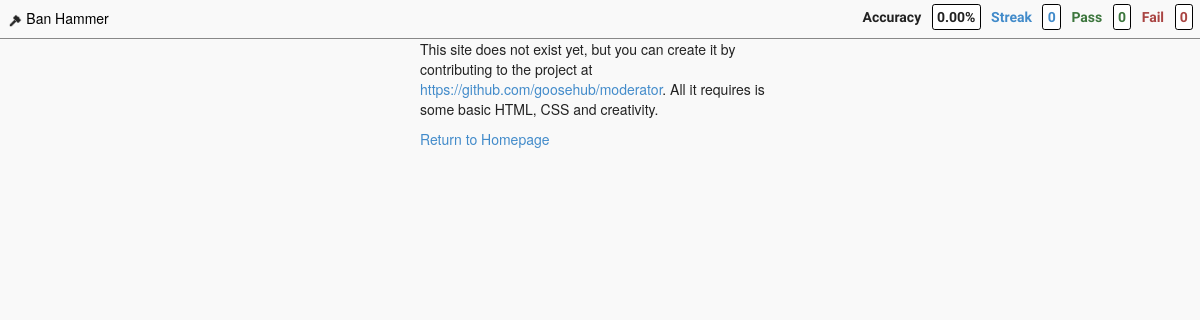
Page /site/default/queue on the earlier database version.
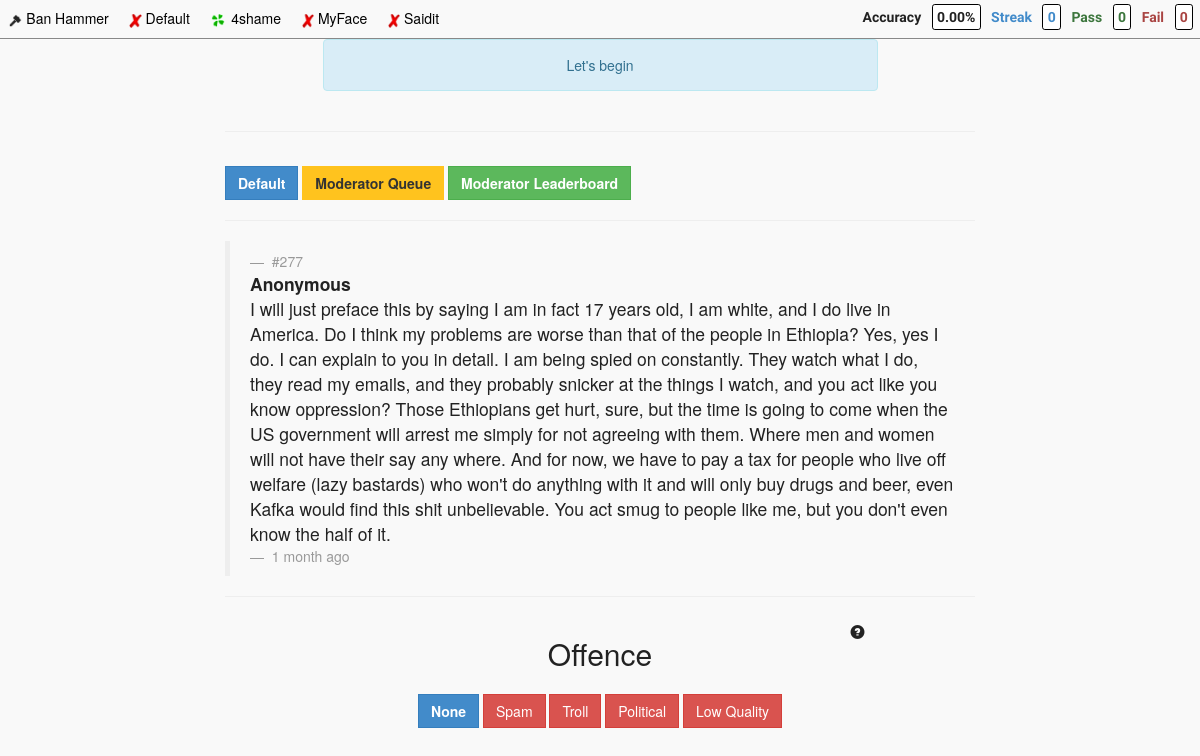
Same page on the later database version.
### tables this page shows
CREATE TABLE `site` (
  `id` int(10) UNSIGNED NOT NULL,
  `slug` varchar(100) NOT NULL,
  `name` varchar(100) NOT NULL,
  `active` int(1) UNSIGNED NOT NULL,
  `accuracy_minimum` int(10) UNSIGNED NOT NULL,
  `anonymous_flag` int(1) NOT NULL,
  `sort` int(10) UNSIGNED NOT NULL,
  `created` timestamp NOT NULL DEFAULT CURRENT_TIMESTAMP
);

CREATE TABLE `post` (
  `id` int(10) UNSIGNED NOT NULL,
  `username` varchar(100) NOT NULL,
  `ip` varchar(100) NOT NULL,
  `content` text NOT NULL,
  `image` varchar(100) NOT NULL,
  `offence_key` int(10) UNSIGNED NOT NULL,
  `real_report` int(10) UNSIGNED NOT NULL DEFAULT '0',
  `site_key` int(10) NOT NULL,
  `account_key` int(10) NOT NULL,
  `confidence` int(10) UNSIGNED NOT NULL,
  `severity_sum` int(10) UNSIGNED NOT NULL DEFAULT '0',
  `review_tally` int(10) UNSIGNED NOT NULL DEFAULT '0',
  `last_reviewed` varchar(100) NOT NULL,
  `created` timestamp NOT NULL DEFAULT CURRENT_TIMESTAMP
);

CREATE TABLE `enforcement` (
  `id` int(10) UNSIGNED NOT NULL,
  `site_key` int(10) NOT NULL,
  `offence_key` int(10) NOT NULL,
  `created` timestamp NOT NULL DEFAULT CURRENT_TIMESTAMP
);

CREATE TABLE `offence` (
  `id` int(10) UNSIGNED NOT NULL,
  `slug` varchar(100) NOT NULL,
  `sort` int(10) UNSIGNED NOT NULL,
  `created` timestamp NOT NULL DEFAULT CURRENT_TIMESTAMP ON UPDATE CURRENT_TIMESTAMP
);

### application/controllers/Main.php (called while the page is built, shortened)
<?php
class Main extends CI_Controller {
    function __construct()
    {
        $this->load->model('main_model', '', TRUE);
        $this->load->model('user_model', '', TRUE);
        $this->data['active_sites'] = $this->main_model->get_active_sites();
        $this->data['user'] = $this->get_user_by_session();
        $this->data['real_report'] = false;
        $this->data['current_site']['name'] = 'Overall';
        $this->data['current_site']['slug'] = 'default';
        $this->data['login_reminder_point'] = 30;
        $this->data['hours_between_reviews'] = 24;
        $this->data['suggest_account_at'] = 30;
        $this->data['leaderboard_minimum'] = 30;
        if (is_dev()) {
            $this->data['leaderboard_minimum'] = 10;
        }
    }
    public function queue($slug)
    {
        $data = $this->data;
        $data['current_site'] = $this->main_model->get_current_site($slug);
        if (empty($data['current_site']) || !$data['current_site']['active']) {
            $this->page('site_not_found');
            return false;
        }
        $ip = $_SERVER['REMOTE_ADDR'];
        $data['post'] = $this->main_model->get_post_for_queue($data['current_site']['id'], $ip, $this->data['hours_between_reviews']);
        if ($data['post']) {
            $data['post']['time_ago'] = get_time_ago(strtotime($data['post']['created']));
        }
        $data['offences'] = $this->main_model->get_offences_by_site($data['current_site']['id']);
        $data['actions'] = $this->main_model->get_actions();
        $data['page_title'] = $slug . ' Moderator Queue';
        $data['slug'] = $slug;
        $this->load->view('templates/header', $data);
        $this->load->view('toolbar', $data);
        $this->load->view('sites/' . $slug . '/style', $data);
        $this->load->view('queue_result', $data);
        $this->load->view('sites/' . $slug . '/queue', $data);
        $this->load->view('queue_form', $data);
        $this->load->view('templates/scripts', $data);
        $this->load->view('sites/' . $slug . '/script', $data);
        $this->load->view('templates/footer', $data);
    }
    public function get_user_by_session()
    {
        $user = $this->session->userdata('user');
        if (empty($user)) {
            $sess_array = array(
                'id' => 0,
                'username' => 'Anonymous',
                'logged_in' => false,
                'current_account' => array(
                    'id' => 0,
                    'pass' => 0,
                    'fail' => 0,
                    'streak' => 0,
                    'total' => 0,
                ),
            );
            $this->session->set_userdata('user', $sess_array);
            $user = $this->session->userdata('user');
        }
        $user['accuracy'] = accuracy_calculator($user['current_account']['pass'], $user['current_account']['fail']);
        return $user;
    }
    public function page($slug)
    {
        $data = $this->data;
        $data['page_title'] = deslug($slug);
        $this->load->view('templates/header', $data);
        $this->load->view('toolbar', $data);
        $this->load->view('pages/' . $slug, $data);
        $this->load->view('templates/scripts', $data);
        $this->load->view('templates/footer', $data);
    }
}

### index.php (called while the page is built, shortened)
<?php
require_once BASEPATH.'core/CodeIgniter.php';

### application/models/Main_model.php (called while the page is built, shortened)
<?php
Class main_model extends CI_Model
{
    function get_active_sites()
    {
        $this->db->select('*');
        $this->db->from('site');
        $this->db->where('active', 1);
        $query = $this->db->get();
        $result = $query->result_array();
        return $result;
    }
    function get_current_site($slug)
    {
        $this->db->select('*');
        $this->db->from('site');
        $this->db->where('slug', $slug);
        $query = $this->db->get();
        $result = $query->result_array();
        return isset($result[0]) ? $result[0] : false;
    }
    function get_post_for_queue($site_key, $ip, $hours_between_reviews)
    {
        $site_key = mysqli_real_escape_string(get_mysqli(), $site_key);
        $ip = mysqli_real_escape_string(get_mysqli(), $ip);
        $raw_query = "
        SELECT `post`.id, `post`.username, `post`.content, `post`.created
        FROM `post`
        WHERE `post`.`site_key` = " . $site_key . "
        AND NOT EXISTS (
            SELECT *
            FROM `review`
            WHERE `post_key` = `post`.`id`
            AND `ip` = '" . $ip . "'
            AND `review`.`created` > timestampadd(hour, -" . $hours_between_reviews . ", now())
        )
        ORDER BY RAND()
        LIMIT 1;
        ";
        $query = $this->db->query($raw_query);
        $result = $query->result_array();
        return isset($result[0]) ? $result[0] : false;
    }
    function get_offences_by_site($site_key)
    {
        $this->db->select('*');
        $this->db->from('enforcement');
        $this->db->join('offence', 'enforcement.offence_key = offence.id', 'left');
        $this->db->where('site_key', $site_key);
        $this->db->order_by('offence.sort', 'ASC');
        $query = $this->db->get();
        $result = $query->result_array();
        return $result;
    }
    function get_actions()
    {
        $this->db->select('*');
        $this->db->from('action');
        $this->db->where('active', 1);
        $this->db->order_by('sort', 'ASC');
        $query = $this->db->get();
        $result = $query->result_array();
        return $result;
    }
}
?>

### application/config/autoload.php (called while the page is built, shortened)
<?php
function deslug($string) {
    return ucwords(str_replace('_', ' ', $string));
}
function html_clean($string)
{
    $string = htmlspecialchars($string, ENT_QUOTES, config_item('charset'), TRUE);
    $string = nl2br($string);
    return $string;
}

### application/config/database.php (called while the page is built, shortened)
<?php
function get_mysqli() {$db = (array)get_instance()->db;
    return mysqli_connect('localhost', $db['username'], $db['password'], $db['database']);
}

### application/views/queue_form.php (the view, shortened to what the changed rows need)
<div class="container text-center">
    <div class="row">
        <div class="col-md-6 col-md-push-3">
            <?php if ($post) { ?>
            <form id="queue_form" action="<?=base_url()?>site/<?php echo $slug; ?>/new_review" method="post">
                <div id="offence_parent">
                    <div class="row">
                        <div class="col-md-3">
                        </div>
                        <div class="col-md-6">
                            <h2>Offence</h2>
                        </div>
                        <div class="col-md-3">
                            <span class="how_to_play_button glyphicon glyphicon-question-sign btn pull-right" type="button" data-toggle="modal" data-target="#how_to_play_modal" title="How To Play"></span>
                        </div>
                    </div>
                    <?php foreach ($offences as $offence) { ?>
                        <?php $style = $offence['slug'] === 'none' ? 'btn-primary offence_none' : 'btn-danger'; ?>
                        <div class="offence_button custom_btn btn <?php echo $style; ?>" offence="<?php echo $offence['id']; ?>">
                            <?php echo deslug($offence['slug']); ?>
                        </div>
                    <?php } ?>
                </div>
            </form>
            <?php } ?>
        </div>
    </div>
</div>

### application/views/pages/site_not_found.php
<div class="container">
    <div class="row">
        <div class="col-md-4 col-md-push-4">
            <p>This site does not exist yet, but you can create it by contributing to the project at <a href="https://github.com/goosehub/moderator">https://github.com/goosehub/moderator</a>. All it requires is some basic HTML, CSS and creativity.</p>
            <a href="<?=base_url()?>">Return to Homepage</a>
        </div>
    </div>
</div>

### application/views/toolbar.php (shortened to what the changed rows need)
<nav class="global_toolbar">
    <?php foreach ($active_sites as $site) { ?>
    <a class="global_link" href="<?=base_url()?>site/<?php echo $site['slug']; ?>/queue">
        <div class="global_site_parent">
            <img class="global_site_icon" src="<?=base_url()?>resources/sites/<?php echo $site['slug']; ?>/icon.png" alt="<?php echo $site['name']; ?>"/>
            <span class="global_site_name"><?php echo $site['name']; ?></span>
        </div>
    </a>
    <?php } ?>
</nav>

### application/views/queue_result.php (shortened to what the changed rows need)
<div class="container text-center">
    <div class="row">
        <div class="col-md-6 col-md-push-3">
            <div id="review_result_alert" class="alert alert-info">Let's begin</div>
        </div>
    </div>
</div>

### application/views/sites/default/queue.php (shortened to what the changed rows need)
<div class="<?php echo $slug; ?>_parent container">
    <div class="row">
        <div class="col-md-8 col-md-push-2">
            <hr>
            <a class="custom_btn btn btn-primary" href="<?=base_url()?>site/<?php echo $slug; ?>">
                <strong><?php echo deslug($current_site['name']); ?></strong>
            </a>
            <a class="custom_btn btn btn-action" href="<?=base_url()?>site/<?php echo $slug; ?>/queue">
                <strong>Moderator Queue</strong>
            </a>
            <a class="custom_btn btn btn-success" href="<?=base_url()?>site/<?php echo $slug; ?>/leaderboard">
                <strong>Moderator Leaderboard</strong>
            </a>
            <hr>
            <div id="queue_post_parent" class="post_parent" <?php if (!$post) { echo 'style="display: none;"'; } ?>>
                <blockquote>
                    <div class="post_user">
                        <small>
                            #<span id="queue_post_id_label"><?php echo html_clean($post['id']); ?></span>
                        </small>
                        <strong id="queue_post_user">
                            <?php echo html_clean($post['username']); ?>
                        </strong>
                    </div>
                    <div id="queue_post_content" class="post_content embedica_this">
                        <?php echo html_clean($post['content']); ?>
                    </div>
                    <div class="post_time">
                        <small id="queue_post_time_ago">
                        <?php echo $post['time_ago']; ?>
                        </small>
                    </div>
                </blockquote>
            </div>
            <hr>
        </div>
    </div>
</div>

Differences in the rows shown:
added site: slug (picture), name "Default"
added site: slug+name (picture), name "4shame"
added site: slug (picture), name "MyFace"
added site: slug (picture), name "Saidit"
added post: id "277", username "Anonymous", content "I will just preface this by saying I am in fact 17 years old, I am white, and I do live in America. Do I think my problems are worse than that of the people in Ethiopia? Yes, yes I do. I can explain to you in detail. I am being spied on constantly. They watch what I do, they read my emails, and they probably snicker at the things I watch, and you act like you know oppression? Those Ethiopians get hurt, sure, but the time is going to come when the US government will arrest me simply for not agreeing with them. Where men and women will not have their say any where. And for now, we have to pay a tax for people who live off welfare (lazy bastards) who won't do anything with it and will only buy…"
added enforcement: offence.slug "None"
added enforcement: offence.slug "Spam"
added enforcement: offence.slug "Troll"
added enforcement: offence.slug "Political"
added enforcement: offence.slug "Low Quality"
Other differences:
$post['time_ago']: (not shown) → "1 month ago"
text no longer shown: "This site does not exist yet, but you can create it by contributing to the project at https://github.com/goosehub/moderator . All it requires is some basic HTML, CSS and creativity. Return to Homepage"
text now shown: "Let's begin Moderator Queue Moderator Leaderboard # Offence"
